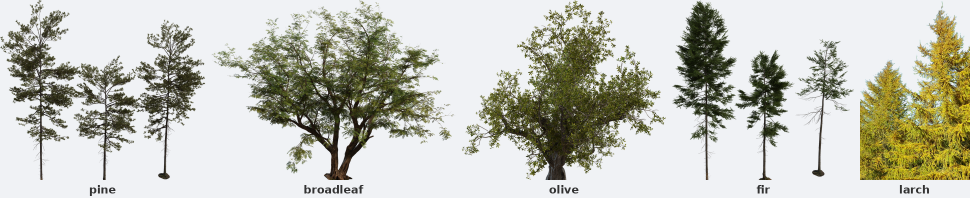
#> input picture photos/contact_sheet.png, 1939 x 396 px, found by its file name (shown at 1/2 size); its folder holds only this picture in this run
$ python extract_leaves.py --photo ../../photos/contact_sheet.png
#> lines starting #> are read from the running program, lines starting #| are printed output that depends on the picture; after the words box and inside, x2 and y2 are one past the last pixel; in counts of white or black regions, pixels touching at a corner belong together
"""Auto-extract leaf-cluster sprite templates from a tree photo.

Pipeline:
  1. Load `tree_*.png` (chroma-keyed, alpha-tagged).
  2. Build a LEAF mask = opaque ∧ ¬branch (branch = lum < 25, our threshold
     from spatial_color_analysis.py).
  3. Distance transform on the leaf mask → each pixel's distance to the
     nearest NON-leaf pixel (i.e. inside-ness of foliage).
  4. peak_local_max → local maxima of the distance map = cluster centres
     guaranteed to be "deep inside" a leafy region.
  5. Around each centre, crop `sprite_size × sprite_size` window from the
     original RGB + retain alpha from leaf mask, then apply a soft circular
     gradient to fade the rim so paste blends.
  6. K-means on flattened (color-mean) crops → keep one representative per
     cluster. Save N sprites as PNG.

Run via:
    python3 tools/blender/leaf_extractor.py --photo tree_pine.png \\
        --n-templates 10 --sprite-size 32

Output: public/assets/data/leaf_lib/tree_pine/{00..09}.png
"""
import argparse, os, sys
import numpy as np
from PIL import Image, ImageDraw, ImageFilter
from scipy.ndimage import distance_transform_edt
from sklearn.cluster import KMeans

from ipt.paths import PHOTOS, LEAF_LIB


def find_local_maxima_2d(arr, min_distance=8, threshold_abs=2.0):
    """Lightweight local-maxima finder for a 2D float array.
    Returns list of (y, x) tuples sorted by descending value.
    Picks the brightest pixels, then greedily removes neighbours
    within min_distance to ensure separation."""
    H, W = arr.shape
    mask = arr >= threshold_abs
    candidates = np.argwhere(mask)
    if len(candidates) == 0: return []
    values = arr[candidates[:, 0], candidates[:, 1]]
    order = np.argsort(-values)
    candidates = candidates[order]
    chosen = []
    chosen_arr = np.empty((0, 2), dtype=int)
    for y, x in candidates:
        if len(chosen_arr) > 0:
            d2 = ((chosen_arr[:, 0] - y) ** 2 + (chosen_arr[:, 1] - x) ** 2)
            if d2.min() < min_distance ** 2:
                continue
        chosen.append((int(y), int(x)))
        chosen_arr = np.vstack([chosen_arr, [[y, x]]])
        if len(chosen) >= 400:    # cap so K-means stays fast
            break
    return chosen


def build_soft_circular_alpha(size, inner=0.6, outer=0.95):
    """1.0 inside inner*r, smoothstep to 0 at outer*r. Returns uint8 (size, size)."""
    s = size
    cx, cy = (s - 1) / 2, (s - 1) / 2
    r_max = (s - 1) / 2
    ys, xs = np.mgrid[0:s, 0:s]
    d = np.sqrt((xs - cx) ** 2 + (ys - cy) ** 2) / r_max
    a = np.ones_like(d, dtype=np.float32)
    fade = (d - inner) / max(1e-6, outer - inner)
    fade = np.clip(fade, 0, 1)
    a = (1.0 - fade) ** 2
    a[d >= outer] = 0
    return (a * 255).astype(np.uint8)


def extract_templates(photo_name, n_templates=10, sprite_size=32):
#> called with photo_name = '../../photos/contact_sheet.png', n_templates = 10, sprite_size = 32
    photo_path = os.path.join(PHOTOS, photo_name)
    img = Image.open(photo_path).convert("RGBA")
    arr = np.array(img)
    W, H = img.size
    rgb = arr[:, :, :3]
#> rgb is the input picture: shape (396, 1939, 3); mean R, G, B 192.4, 193.3, 182.6
    alpha = arr[:, :, 3]
#> alpha: shape (396, 1939); every value is 255
    op = alpha > 100
#> op: shape (396, 1939) bool; every value is 1
    lum = rgb.mean(axis=2)
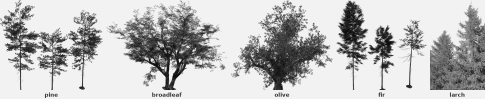
#> lum: shape (396, 1939) float64 (shown at 1/4 size); min 0, max 243.7, mean 189.4

    # leaf mask = opaque AND lum >= 25 (skip dark branches)
    leaf_mask = op & (lum >= 25)
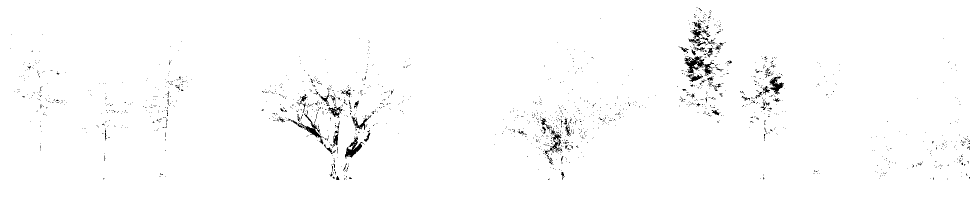
#> leaf_mask: shape (396, 1939) bool (shown at 1/2 size); 98.5% white; 1576 black regions (1507 under 20 px), largest, box (x1, y1, x2, y2) and area: (1368, 112, 1429, 156) 960, (575, 221, 648, 277) 613, (690, 275, 729, 317) 599
    print(f"  {photo_name}: {W}×{H}, opaque {op.sum()}, leaf {leaf_mask.sum()}")
#|   ../../photos/contact_sheet.png: 1939×396, opaque 767844, leaf 756679

    # distance INSIDE the leaf region
    dist_inside = distance_transform_edt(leaf_mask)
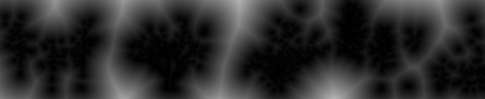
#> dist_inside: shape (396, 1939) float64 (shown at 1/4 size); min 0, max 180.3, mean 43.3
    # local maxima → "deep inside leafy" centres
    peaks = find_local_maxima_2d(dist_inside,
                                  min_distance=sprite_size // 2,
                                  threshold_abs=max(2.0, sprite_size / 8))
#> in find_local_maxima_2d, `mask = arr >= threshold_abs`:
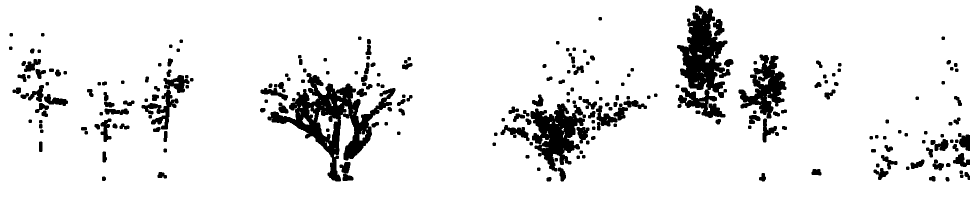
#> mask: shape (396, 1939) bool (shown at 1/2 size); 90.5% white; 233 black regions, largest, box (x1, y1, x2, y2) and area: (535, 146, 791, 363) 15554, (1354, 11, 1461, 236) 12482, (1061, 207, 1172, 343) 8016
#> in find_local_maxima_2d, `candidates = np.argwhere(mask)`: candidates = 694746 pairs, first value 0 to 395, second value 0 to 1938
#> the loop in find_local_maxima_2d, `for y, x in candidates:` made 84757 passes
#> (y, x, d2, chosen_arr) on pass 4: (395, 1337, [301186], [[0, 956], [395, 1337]])
#> after the loop in find_local_maxima_2d, `for y, x in candidates:`: chosen = 400 pairs, first value 0 to 395, second value 0 to 1820; chosen_arr has the same summary as chosen
#> peaks has the same summary as chosen in find_local_maxima_2d
    print(f"  found {len(peaks)} candidate cluster centres")
#|   found 400 candidate cluster centres
    if len(peaks) < n_templates:
        raise RuntimeError(f"only {len(peaks)} centres, asked for {n_templates}")

    soft_alpha = build_soft_circular_alpha(sprite_size)

    # crop sprite_size around each centre
    crops_rgba = []
    crops_color_summary = []        # flat 12-d vector for clustering
    half = sprite_size // 2
    for (cy, cx) in peaks:
        y0, y1 = cy - half, cy + half
        x0, x1 = cx - half, cx + half
        if y0 < 0 or y1 > H or x0 < 0 or x1 > W:
            continue
        rgb_crop = rgb[y0:y1, x0:x1]
        leaf_crop = leaf_mask[y0:y1, x0:x1]
        # alpha = leaf_mask AND soft circular
        a_crop = (leaf_crop.astype(np.uint16) * soft_alpha).clip(0, 255).astype(np.uint8)
        if a_crop.sum() < soft_alpha.sum() * 0.30:
            continue                # too much transparency, useless crop
        crop_rgba = np.dstack([rgb_crop, a_crop])
        crops_rgba.append(crop_rgba)
        # summary: avg color of 4 quadrants → 12-d vector
        s = sprite_size // 2
        q = []
        for (yy0, yy1, xx0, xx1) in ((0, s, 0, s), (0, s, s, sprite_size),
                                       (s, sprite_size, 0, s), (s, sprite_size, s, sprite_size)):
            q.extend(rgb_crop[yy0:yy1, xx0:xx1].mean(axis=(0, 1)))
        crops_color_summary.append(q)
#> this loop made 400 passes
#> (cy, cx, y0, y1, x0, x1) on passes 1 to 3: (0, 956, -16, 16, 940, 972), (395, 1337, 379, 411, 1321, 1353), (16, 957, 0, 32, 941, 973)
#> pass 3, in extract_templates, `a_crop = (leaf_crop.astype(np.uint16) * soft_alpha).clip(0, 255).astyp..`:
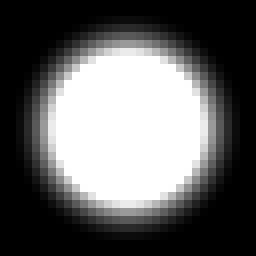
#> a_crop: shape (32, 32) (shown 8 times larger); min 0, max 255, mean 97.6
#> after the loop, crops_color_summary = 271 items; crops_rgba = 271 items
    print(f"  retained {len(crops_rgba)} crops after edge/alpha filtering")
#|   retained 271 crops after edge/alpha filtering
    if len(crops_rgba) < n_templates:
        raise RuntimeError("not enough valid crops after filtering")

    # K-means cluster the crops by their 12-d color summary
    X = np.array(crops_color_summary)
    km = KMeans(n_clusters=n_templates, n_init=10, random_state=7).fit(X)
    # for each cluster, pick the crop nearest the centroid
    chosen = []
    for k in range(n_templates):
        ids = np.where(km.labels_ == k)[0]
        if len(ids) == 0:
            continue
        centroid = km.cluster_centers_[k]
        d = np.linalg.norm(X[ids] - centroid, axis=1)
        best = ids[d.argmin()]
        chosen.append(best)
#> this loop made 10 passes
#> (ids, d, best) on passes 2 to 9: ([256], [0], 256), ([195, 250], [16.77, 16.77], 195), ([262], [0], 262), ([115], [0], 115), ([204, 218, 225, 252], [7.32, 8.1, 3.57, 6.27], 225), ([202], [0], 202), ([232], [0], 232), ([200], [0], 200)
#> after the loop, chosen = [264, 256, 195, 262, 115, 225, 202, 232, 200, 179]

    # save sprites
    out_dir = os.path.join(LEAF_LIB, os.path.splitext(photo_name)[0])
    os.makedirs(out_dir, exist_ok=True)
    # clean old contents
    for f in os.listdir(out_dir):
        try: os.unlink(os.path.join(out_dir, f))
        except OSError: pass
    saved = []
    for i, idx in enumerate(chosen):
        sprite = Image.fromarray(crops_rgba[idx], "RGBA")
        # gentle blur to remove pixel jaggies, keep alpha sharp
        rgb_part = sprite.convert("RGB").filter(ImageFilter.GaussianBlur(0.5))
        rgb_arr = np.array(rgb_part)
        sprite_arr = np.dstack([rgb_arr, np.array(sprite)[:, :, 3]])
        Image.fromarray(sprite_arr, "RGBA").save(
            os.path.join(out_dir, f"{i:02d}.png"), "PNG", optimize=True)
        saved.append(f"{i:02d}.png")
#> this loop made 10 passes
#> idx on passes 1 to 8: 264, 256, 195, 262, 115, 225, 202, 232
#> pass 2, in extract_templates, `rgb_part = sprite.convert("RGB").filter(ImageFilter.GaussianBlur(0.5))`:
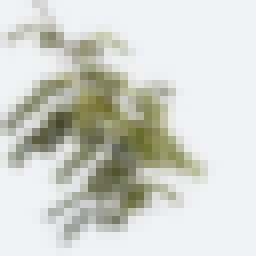
#> rgb_part: PIL image 32x32 RGB (shown 8 times larger); mean R, G, B 209.3, 211.1, 204.5
#> after the loop:
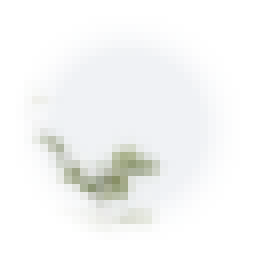
#> sprite_arr: shape (32, 32, 4) (shown 8 times larger); mean R, G, B, A 230.8, 233.3, 232.6, 97.6; transparent parts drawn white
#> after the loop, saved = ['00.png', '01.png', '02.png', '03.png', '04.png', '05.png', '06.png', '07.png', '08.png', '09.png']
    print(f"  saved {len(saved)} sprites to {out_dir}/")
#|   saved 10 sprites to leaf_libs/../../photos/contact_sheet/
    return out_dir, saved


def build_contact_sheet(out_dir, photo_name):
    """Composite all sprites side by side for visual inspection."""
    sprite_files = sorted(f for f in os.listdir(out_dir) if f.endswith(".png"))
    if not sprite_files:
        return
    sprites = [Image.open(os.path.join(out_dir, f)).convert("RGBA")
               for f in sprite_files]
    sz = sprites[0].size[0]
    PAD = 8; SCALE = 4
    cell = sz * SCALE + PAD
    cols = min(5, len(sprites))
    rows = (len(sprites) + cols - 1) // cols
    W = cols * cell + PAD
    H = rows * cell + PAD + 30
    out = Image.new("RGB", (W, H), (240, 240, 235))
    draw = ImageDraw.Draw(out)
    draw.text((10, 6), f"leaf templates extracted from {photo_name}  ({len(sprites)} sprites, {sz}×{sz})",
              fill=(15, 15, 15))
    for i, s in enumerate(sprites):
        big = s.resize((sz * SCALE, sz * SCALE), Image.NEAREST)
        col = i % cols; row = i // cols
        x = PAD + col * cell
        y = 30 + PAD + row * cell
        # checkerboard background to show alpha
        cb = Image.new("RGB", big.size, (220, 220, 220))
        for cy in range(0, big.size[1], 8):
            for cx in range(0, big.size[0], 8):
                if ((cy // 8) + (cx // 8)) % 2 == 0:
                    cb.paste((180, 180, 180), (cx, cy, cx + 8, cy + 8))
        cb.paste(big, (0, 0), big)
        out.paste(cb, (x, y))
        draw.text((x + 4, y + sz * SCALE - 16),
                  sprite_files[i], fill=(255, 255, 255))
    out.save("/tmp/leaf_lib_contact_sheet.png", "PNG", optimize=True)
    print("  wrote contact sheet /tmp/leaf_lib_contact_sheet.png")


def main():
    ap = argparse.ArgumentParser()
    ap.add_argument("--photo",        default="tree_pine.png")
    ap.add_argument("--n-templates",  type=int, default=10)
    ap.add_argument("--sprite-size",  type=int, default=32)
    args = ap.parse_args()
    out_dir, saved = extract_templates(args.photo, args.n_templates,
                                         args.sprite_size)
    build_contact_sheet(out_dir, args.photo)


if __name__ == "__main__":
    main()

$ run again, on photos/tree_olive.png
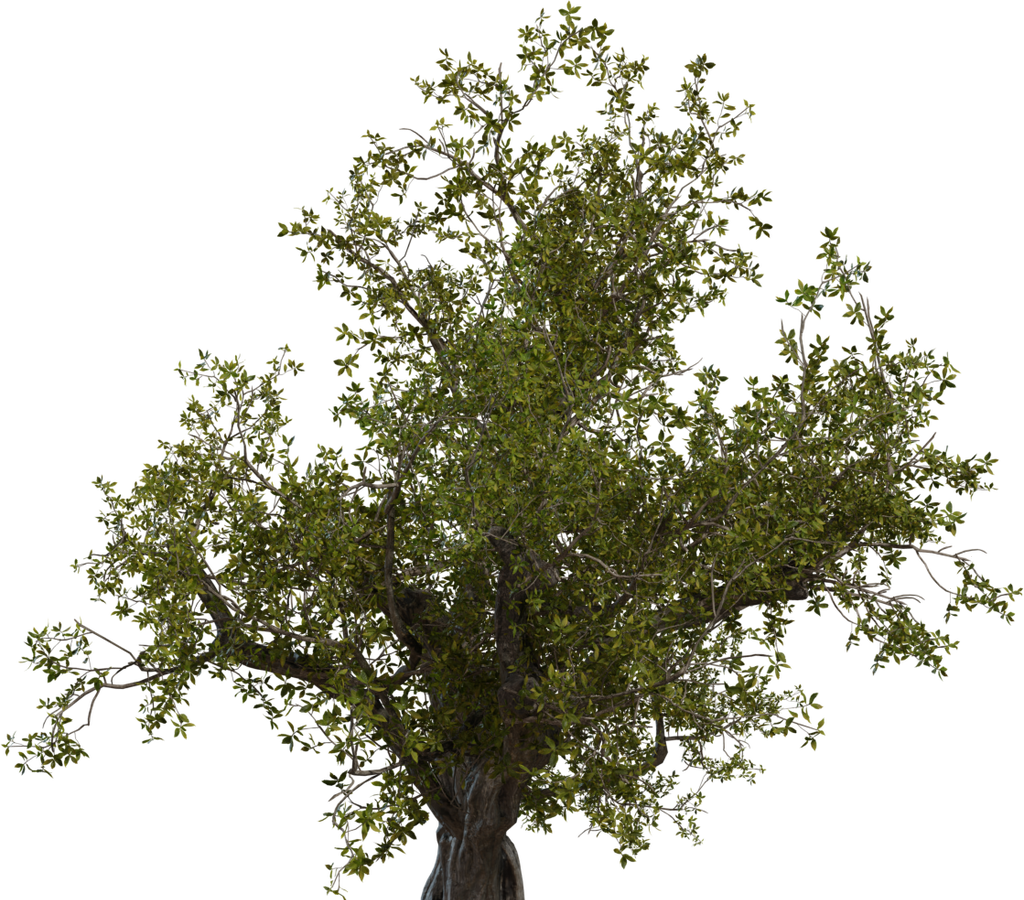
#> input picture photos/tree_olive.png, 1024 x 900 px, found by its file name
#> in extract_templates, img is the input picture: PIL image 1024x900 RGBA; mean R, G, B, A 37.1, 37, 16, 91.4
#> in extract_templates, `op = alpha > 100`:
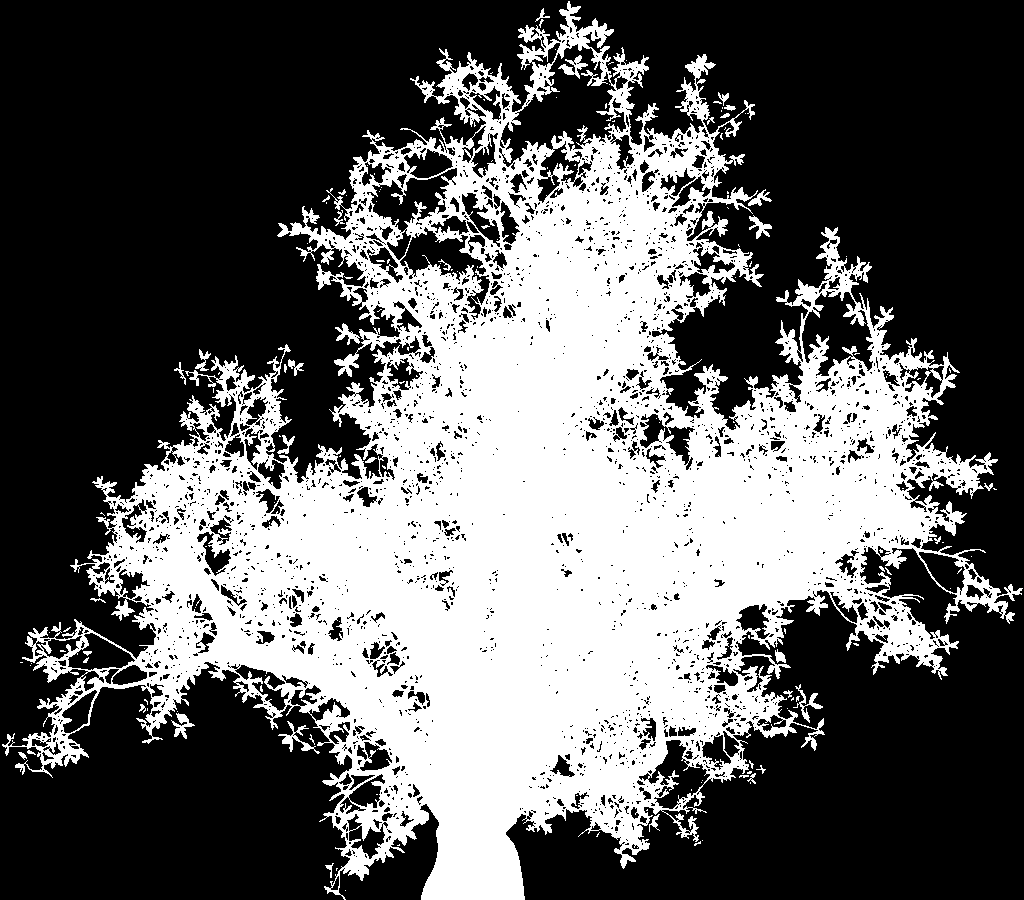
#> op: shape (900, 1024) bool; 37.7% white; 163 white regions (126 under 20 px), largest, box (x1, y1, x2, y2) and area: (2, 1, 1023, 900) 344118, (278, 721, 320, 754) 318, (793, 684, 823, 723) 257
#> leaf_mask: shape (900, 1024) bool; 35.7% white; 261 white regions (218 under 20 px), largest, box (x1, y1, x2, y2) and area: (2, 1, 1023, 900) 324705, (278, 721, 320, 754) 313, (793, 684, 823, 723) 256
#|   ../../photos/tree_olive.png: 1024×900, opaque 347731, leaf 328788
#> mask: shape (900, 1024) bool; 9.3% white; 634 white regions (464 under 20 px), largest, box (x1, y1, x2, y2) and area: (381, 190, 673, 594) 33534, (631, 374, 904, 592) 9749, (424, 734, 545, 900) 6820
#> candidates = 85718 pairs, first value 30 to 899, second value 50 to 985
#> the loop in find_local_maxima_2d, `for y, x in candidates:` made 35332 passes
#> (y, x, d2) on passes 2 to 9: (898, 472, [1]), (899, 473, [1]), (898, 473, [2]), (899, 471, [1]), (897, 473, [5]), (898, 471, [2]), (897, 472, [4]), (899, 474, [4])
#> after the loop in find_local_maxima_2d, `for y, x in candidates:`: chosen = 400 pairs, first value 149 to 899, second value 125 to 966; chosen_arr has the same summary as chosen
#> peaks has the same summary as chosen in find_local_maxima_2d
#|   found 400 candidate cluster centres
#> the loop in extract_templates, `for (cy, cx) in peaks:` made 400 passes
#> (cy, cx, y0, y1, x0, x1) on passes 1 to 3: (899, 472, 883, 915, 456, 488), (886, 462, 870, 902, 446, 478), (885, 480, 869, 901, 464, 496)
#> after the loop in extract_templates, `for (cy, cx) in peaks:`: crops_color_summary = 393 items
#|   retained 393 crops after edge/alpha filtering
#> the loop in extract_templates, `for k in range(n_templates):` made 10 passes
#> best on passes 1, 2, 3, 4, 5, 6, 8, 9: 375, 345, 80, 36, 30, 330, 32, 248
#> after the loop in extract_templates, `for k in range(n_templates):`: chosen = [375, 345, 80, 36, 30, 330, 20, 32, 248, 187]
#> the loop in extract_templates, `for i, idx in enumerate(chosen):` made 10 passes
#> after the loop in extract_templates, `for i, idx in enumerate(chosen):`:
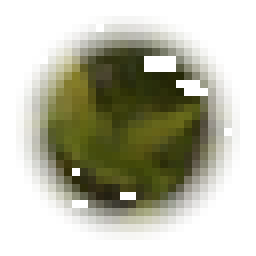
#> sprite_arr: shape (32, 32, 4) (shown 8 times larger); mean R, G, B, A 65.8, 65.4, 25, 93.4; transparent parts drawn white
#> after the loop in extract_templates, `for i, idx in enumerate(chosen):`: saved = ['00.png', '01.png', '02.png', '03.png', '04.png', '05.png', '06.png', '07.png', '08.png', '09.png']
#|   saved 10 sprites to leaf_libs/../../photos/tree_olive/
